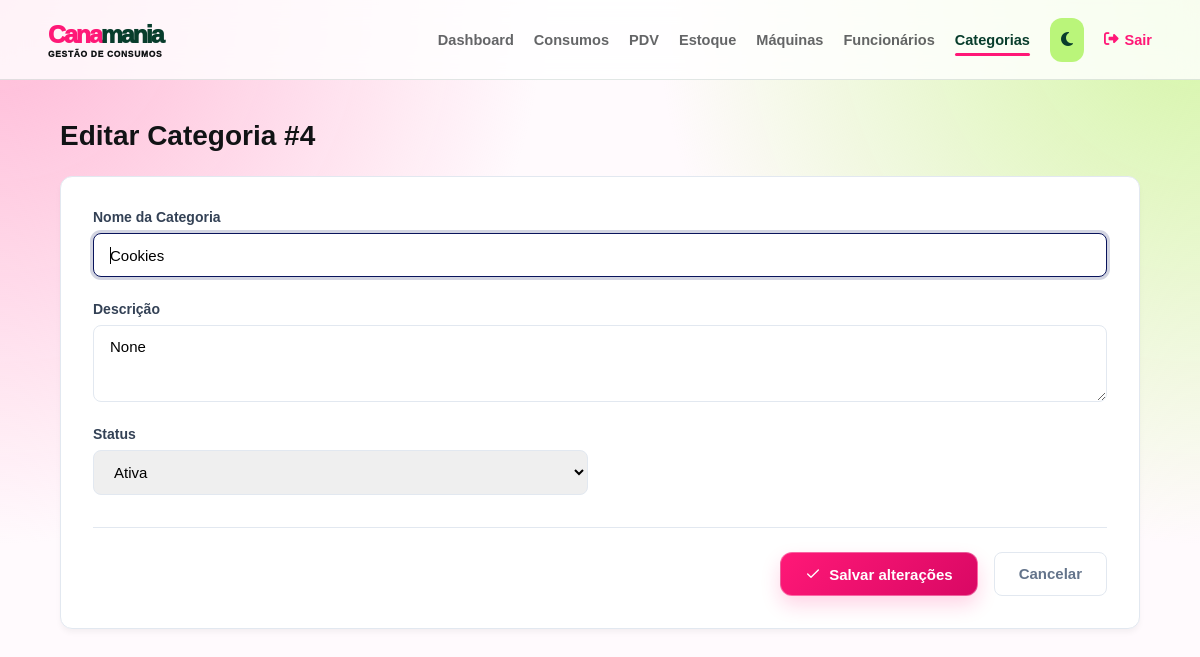
Page /categorias/4/editar (signed in) on the committed database.
### app/models/categoria.py (models this page shows)
class Categoria(Base):
    __tablename__ = "categorias"
    id = Column(Integer, primary_key=True, index=True)
    nome = Column(String(100), unique=True, index=True, nullable=False)
    ativo = Column(Boolean, default=True)
    descricao = Column(String(255), nullable=True)
    produtos = relationship("Produto", back_populates="categoria", lazy="select")

### app/controllers/categorias_controller.py (the view)
@router.get("/{categoria_id}/editar")
def form_editar_categoria(
    request: Request,
    categoria_id: int,
    db: Session = Depends(get_db),
    admin = Depends(get_admin)
):
    categoria = db.query(Categoria).filter(Categoria.id == categoria_id).first()
    if not categoria:
        return RedirectResponse("/categorias/", status_code=302)
    return templates.TemplateResponse(
        request,
        "categoria/form.html",
        {
            "request": request,
            "usuario": admin,
            "editando": categoria,
        }
    )

### app/templates/categoria/form.html (shortened to what this page needs)
<!DOCTYPE html>
<html lang="pt-BR">
<head>
    <link rel="stylesheet" href="/static/css/form_categoria.css">
    <link rel="stylesheet" href="https://cdnjs.cloudflare.com/ajax/libs/font-awesome/6.5.2/css/all.min.css">
</head>
<body>
    {% include "partials/navbar.html" %}
    <main class="main-content">
        <div class="page-header">
            <h1>{{ "Editar Categoria #" + editando.id|string if editando else "Nova Categoria" }}</h1>
        </div>
        <div class="form-container">
            <form action="{{ '/categorias/' + editando.id|string + '/editar' if editando else '/categorias/nova' }}"
                method="POST">
                <div class="form-grid">
                    <div class="form-group full-width">
                        <label for="nome">Nome da Categoria</label>
                        <input type="text" id="nome" name="nome" required placeholder="Breve nome da categoria..."
                            value="{{ editando.nome if editando else (valores.nome if valores else '') }}" autofocus>
                    </div>
                    <div class="form-group full-width">
                        <label for="descricao">Descrição</label>
                        <textarea id="descricao" name="descricao" rows="3"
                            placeholder="Breve descrição...">{{ editando.descricao if editando else (valores.descricao if valores else '') }}</textarea>
                    </div>
                    <div class="form-group">
                        <label for="ativo">Status</label>
                        <select id="ativo" name="ativo">
                            <option value="true" {{ 'selected' if not editando or editando.ativo else '' }}>Ativa
                            </option>
                        </select>
                    </div>
                </div>
                <div class="form-actions">
                    <button type="submit" class="btn-submit">
                        <i data-lucide="check" style="width: 16px;"></i>
                        {{ "Salvar alterações" if editando else "Criar categoria" }}
                    </button>
                    <a href="/categorias" class="btn-cancel">Cancelar</a>
                </div>
            </form>
        </div>
    </main>
</body>
</html>

### app/static/css/form_categoria.css (style rules this page uses)
* { margin: 0; padding: 0; box-sizing: border-box; }
body { font-family: Arial, sans-serif; min-height: 100vh; display: flex; flex-direction: column; background-color: #f8fafc; }
:root { --bg-main: #f8fafc; --text-main: #0f172a; --text-muted: #64748b; --border-color: #e2e8f0; --primary: #100e74; --primary-hover: #050455; --success-bg: #d1fae5; --success-text: #065f46; }
* { box-sizing: border-box; }
body { background-color: var(--bg-main); font-family: 'Segoe UI', Tahoma, Geneva, Verdana, sans-serif; color: var(--text-main); margin: 0; padding: 0; }
.main-content { max-width: 800px; margin: 40px auto; padding: 0 20px; }
.page-header h1 { font-size: 28px; font-weight: 700; margin-bottom: 24px; }
.form-container { background: white; border-radius: 12px; border: 1px solid var(--border-color); padding: 32px; box-shadow: 0 4px 6px -1px rgba(0, 0, 0, 0.05); }
.form-grid { display: grid; grid-template-columns: repeat(2, 1fr); gap: 24px; }
.form-group { display: flex; flex-direction: column; gap: 8px; }
.form-group.full-width { grid-column: span 2; }
.form-group label { font-size: 14px; font-weight: 600; color: #334155; }
.form-group input[type="text"], .form-group input[type="number"], .form-group textarea, .form-group select { padding: 12px 16px; border: 1px solid var(--border-color); border-radius: 8px; font-size: 15px; outline: none; font-family: inherit; transition: border-color 0.2s, box-shadow 0.2s; width: 100%; }
.form-actions { display: flex; justify-content: flex-end; gap: 16px; margin-top: 32px; border-top: 1px solid var(--border-color); padding-top: 24px; }
.btn-submit { background-color: var(--primary); color: white; border: none; padding: 12px 24px; border-radius: 8px; font-weight: 600; font-size: 15px; cursor: pointer; display: inline-flex; align-items: center; gap: 8px; transition: background-color 0.2s; }
.btn-cancel { background-color: white; color: var(--text-muted); border: 1px solid var(--border-color); padding: 12px 24px; border-radius: 8px; font-weight: 600; font-size: 15px; text-decoration: none; text-align: center; transition: background-color 0.2s; }

### app/static/css/base.css (style rules this page uses)
:root { --cana-pink:#ff1877;--cana-lime:#baf57a;--cana-green:#083d2c;--cana-ink:#111315;--cana-bg:#fffafd;--cana-surface:#fff }
* { box-sizing: border-box; }
body { min-height: 100vh; margin: 0; display: flex; flex-direction: column; font-family: Arial, sans-serif; background-color: var(--cana-bg); color: var(--cana-ink); transition: background .3s,color .3s; }
:is(button,.btn-create,.btn-novo-produto,.btn-primario,.btn-add-carrinho-pdv,.btn-salvar-venda-final,.btn-ver-ranking,.filiais-heading a) { border-radius:12px!important;transition:transform .2s ease,background .2s ease,box-shadow .2s ease,color .2s ease!important }
:is(button,.btn-create,.btn-novo-produto,.btn-primario,.btn-add-carrinho-pdv,.btn-salvar-venda-final):not(.theme-toggle) { background:linear-gradient(135deg,#ff1877,#d90864)!important;color:#fff!important;border:1px solid rgba(255,255,255,.34)!important;box-shadow:0 9px 19px rgba(255,24,119,.18) }
:is(button,.btn-create,.btn-novo-produto,.btn-primario,.btn-add-carrinho-pdv,.btn-salvar-venda-final):not(:disabled):hover { transform:translateY(-2px);background:linear-gradient(135deg,#c9085a,#083d2c)!important;box-shadow:0 13px 25px rgba(8,61,44,.2) }

### app/static/css/ui.css (style rules this page uses)
:root { --page-padding-block: 40px; --page-padding-inline: 60px; --control-height: 44px; --control-radius: 8px; --control-border: #cbd5e1; --focus-ring: rgba(9, 20, 92, .18); }
.dashboard, .produtos-container-main, .clientes-container, .vendas-container-main, .main-content, .armarios-page { width: 100% !important; max-width: 1600px !important; margin: 0 auto; padding: var(--page-padding-block) var(--page-padding-inline) !important; }
button, .btn-primary, .btn-secondary, .btn-create, .btn-novo-produto, .btn-nova-venda, .btn-finalizar-dia, .btn-submit, .btn-cancel, .btn-acao, .btn-edit, .btn-toggle, .btn-primario, .btn-secundario, .btn-add-carrinho-pdv, .btn-salvar-venda-final, .btn-voltar-historico { min-height: var(--control-height); border-radius: var(--control-radius); transition: background-color .2s ease, border-color .2s ease, box-shadow .2s ease, transform .2s ease; }
input:not([type="checkbox"]):not([type="radio"]), select, textarea { min-height: var(--control-height); border-color: var(--control-border); border-radius: var(--control-radius); transition: border-color .2s ease, box-shadow .2s ease; }

### rows in the picture
Categoria: id "Editar Categoria #4", nome "Cookies", descricao "None"

### other values in the picture
{{ "Salvar alterações" if editando else "Criar categoria" }} "Salvar alterações"
